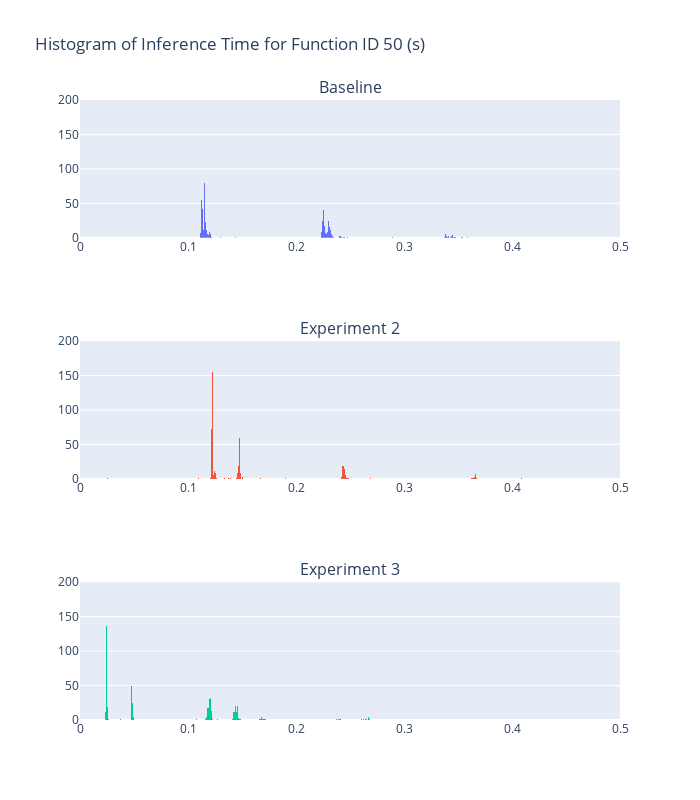

Here is the notebook cell this chart was saved with:
### Code cell
fig = make_subplots(rows=3, cols=1, subplot_titles=("Baseline", "Experiment 2", "Experiment 3"))

fig.update_xaxes(range=[0, 0.5], row=1, col=1)
fig.update_xaxes(range=[0, 0.5], row=2, col=1)
fig.update_xaxes(range=[0, 0.5], row=3, col=1)

fig.update_yaxes(range=[0, 200], row=1, col=1)
fig.update_yaxes(range=[0, 200], row=2, col=1)
fig.update_yaxes(range=[0, 200], row=3, col=1)

histogram_baseline = go.Histogram(x=filtered_50['total_inference_time_including_queue'], nbinsx=1000, histnorm='')
fig.add_trace(histogram_baseline, row=1, col=1)

histogram_preloading_1 = go.Histogram(x=ex3_filtered_50['total_inference_time_including_queue'], nbinsx=1000, histnorm='')
fig.add_trace(histogram_preloading_1, row=2, col=1)

histogram_preloading_2 = go.Histogram(x=ex4_filtered_50['total_inference_time_including_queue'], nbinsx=1000, histnorm='')
fig.add_trace(histogram_preloading_2, row=3, col=1)

fig.update_layout(title_text="Histogram of Inference Time for Function ID 50 (s)", showlegend=False, width=700, height=800)

fig.show()

### Figure 1 — Plotly figure (JSON) as saved in the notebook; plotly's stock layout.template omitted (floating-point values rounded to 4 significant figures; data arrays with more than 128 entries replaced by an {"elided": "..."} marker saying what was removed)
{"data": [{"histnorm": "", "nbinsx": 1000, "type": "histogram", "x": {"elided": "864 float values"}, "xaxis": "x", "yaxis": "y"}, {"histnorm": "", "nbinsx": 1000, "type": "histogram", "x": {"elided": "864 float values"}, "xaxis": "x2", "yaxis": "y2"}, {"histnorm": "", "nbinsx": 1000, "type": "histogram", "x": {"elided": "864 float values"}, "xaxis": "x3", "yaxis": "y3"}], "layout": {"annotations": [{"font": {"size": 16}, "showarrow": false, "text": "Baseline", "x": 0.5, "xanchor": "center", "xref": "paper", "y": 1, "yanchor": "bottom", "yref": "paper"}, {"font": {"size": 16}, "showarrow": false, "text": "Experiment 2", "x": 0.5, "xanchor": "center", "xref": "paper", "y": 0.6111, "yanchor": "bottom", "yref": "paper"}, {"font": {"size": 16}, "showarrow": false, "text": "Experiment 3", "x": 0.5, "xanchor": "center", "xref": "paper", "y": 0.2222, "yanchor": "bottom", "yref": "paper"}], "height": 800, "showlegend": false, "title": {"text": "Histogram of Inference Time for Function ID 50 (s)"}, "width": 700, "xaxis": {"anchor": "y", "domain": [0, 1], "range": [0, 0.5]}, "xaxis2": {"anchor": "y2", "domain": [0, 1], "range": [0, 0.5]}, "xaxis3": {"anchor": "y3", "domain": [0, 1], "range": [0, 0.5]}, "yaxis": {"anchor": "x", "domain": [0.7778, 1], "range": [0, 200]}, "yaxis2": {"anchor": "x2", "domain": [0.3889, 0.6111], "range": [0, 200]}, "yaxis3": {"anchor": "x3", "domain": [0, 0.2222], "range": [0, 200]}}}
